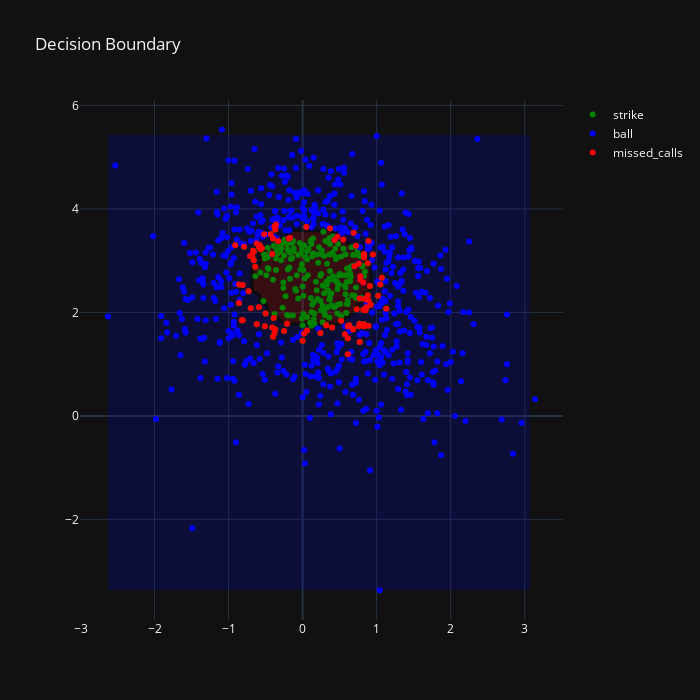

The code cell stored with this chart in its notebook:
### Markdown cell above
## Model Predictions

So, what does this data tell us? Honestly, not a whole lot. Our lack of an ability (at the moment) to compare this to a "rulebook" strikezone means that what we have here is __*a model that predicts Mike Trout's strike zone, as determined by the umpires, for all pitches not swung at, between the start and end date established, with ~90\% accuracy.*__

However, with some assumptions made about the model, we can make some inferences. For instance, with enough data for each player, we can establish their "as-called" strike zone. Given a well generalized model, this could be enough to estalish a strike-zone that is *close enough* to the rulebook strike-zone such that we have confidence in our ability to predict balls and strikes for each player. 

Regardless of what we can do to improve the model or attempt to compare to the rulebook strike zone (more on these in later versions), for now, we can attampt to have some fun with the model we have established. For instance, we have a model that predicts balls and strikes for Mike Trout's strike-zone. It would be interesting to know the following:
-  Which pitch type(s) caused the most false positives/negatives
-  What pitching zones caused the most false positives/negatives
-  Any pitchers get bonuses/rejections when facing Mike Trout
-  Any other interesting metrics

Lets start with the first on that list and identify if any particular pitch caused false positives/negatives. Based on some critical thinking, my initial guess is going to be offspeed pitches (curveball, slider, etc.). Anything meant to fool the batter would likely have the unintended effect of fooling the umpire right?

### Code cell
# Get the predictions for the model based on the training data
ytrain_model = model.predict(Xtrain[features])

# Get false positives/negatives from the model
wrong = ytrain[ytrain != ytrain_model].index

# Grab these indices from the dataset and show them on the plot
Xmissed = Xtrain.loc[wrong]
fig.add_trace(go.Scatter(
    x=Xmissed['plate_x'],
    y=Xmissed['plate_z'],
    mode='markers',
    name='missed_calls',
    marker_color='red'
))

### Figure 1 — Plotly figure (JSON) as saved in the notebook; plotly's stock layout.template omitted (floating-point values rounded to 4 significant figures; data arrays with more than 128 entries replaced by an {"elided": "..."} marker saying what was removed)
{"data": [{"marker": {"color": "green"}, "mode": "markers", "name": "strike", "type": "scatter", "x": {"elided": "269 float values"}, "y": {"elided": "269 float values"}}, {"marker": {"color": "blue"}, "mode": "markers", "name": "ball", "type": "scatter", "x": {"elided": "533 float values"}, "y": {"elided": "533 float values"}}, {"colorscale": [[1, "green"], [0, "blue"]], "hoverinfo": "skip", "line": {"width": 3}, "ncontours": 2, "opacity": 0.25, "showlegend": false, "showscale": false, "type": "contour", "x": [-2.63, -2.53, -2.43, -2.33, -2.23, -2.13, -2.03, -1.93, -1.83, -1.73, -1.63, -1.53, -1.43, -1.33, -1.23, -1.13, -1.03, -0.93, -0.83, -0.73, -0.63, -0.53, -0.43, -0.33, -0.23, -0.13, -0.03, 0.07, 0.17, 0.27, 0.37, 0.47, 0.57, 0.67, 0.77, 0.87, 0.97, 1.07, 1.17, 1.27, 1.37, 1.47, 1.57, 1.67, 1.77, 1.87, 1.97, 2.07, 2.17, 2.27, 2.37, 2.47, 2.57, 2.67, 2.77, 2.87, 2.97, 3.07], "y": [-3.37, -3.27, -3.17, -3.07, -2.97, -2.87, -2.77, -2.67, -2.57, -2.47, -2.37, -2.27, -2.17, -2.07, -1.97, -1.87, -1.77, -1.67, -1.57, -1.47, -1.37, -1.27, -1.17, -1.07, -0.97, -0.87, -0.77, -0.67, -0.57, -0.47, -0.37, -0.27, -0.17, -0.07, 0.03, 0.13, 0.23, 0.33, 0.43, 0.53, 0.63, 0.73, 0.83, 0.93, 1.03, 1.13, 1.23, 1.33, 1.43, 1.53, 1.63, 1.73, 1.83, 1.93, 2.03, 2.13, 2.23, 2.33, 2.43, 2.53, 2.63, 2.73, 2.83, 2.93, 3.03, 3.13, 3.23, 3.33, 3.43, 3.53, 3.63, 3.73, 3.83, 3.93, 4.03, 4.13, 4.23, 4.33, 4.43, 4.53, 4.63, 4.73, 4.83, 4.93, 5.03, 5.13, 5.23, 5.33, 5.43], "z": {"elided": "89x58 int values"}}, {"marker": {"color": "red"}, "mode": "markers", "name": "missed_calls", "type": "scatter", "x": [0.61, 0.88, -0.59, 0.89, 0.83, -0.19, 1.07, -0.36, -0.62, -0.39, 0.61, -0.33, -0.51, 0.86, 0.82, -0.58, 0.43, 0.88, 0.78, 1.05, 0.47, -0.38, -0.4, 0.83, 0.92, 0.02, -0.86, 0.06, 1.13, -0.86, -0.17, -0.91, 0.83, 0.63, -0.5, -0.62, -0.38, -0.81, 0.76, -0.37, 0.24, 0.72, 0.83, 1.02, -0.41, -0.79, -0.37, -0.71, 0.68, -0.21, 0, 0.4, 0.69, -0.59, 0.77, 0.52, -0.25, 0.7, 0.95, -0.41, -0.66, 0.78, -0.82, -0.57, 0.85, -0.52, 0.77, 0.57, 0.89, -0.43, -0.66, -0.73, 0.37, -0.68, 0.73, 0.89, 0.55, 0.77, 0.61, -0.7, 0.76, 0.05, 0.68, -0.81, -0.4, 0.82, -0.64, 0.83, 0.61, -0.67, 0.32, 0.91, -0.55, 0.84], "y": [1.19, 2.95, 2.1, 2.23, 3.13, 3.43, 2.67, 3.7, 1.77, 1.89, 1.73, 3.38, 1.73, 2.1, 2.58, 3.3, 3.4, 2.33, 2.7, 2.54, 3.46, 3.66, 3.43, 3.06, 2.15, 1.59, 2.54, 1.65, 2.07, 2.18, 3.44, 3.3, 1.77, 1.75, 1.98, 3.33, 1.6, 2.53, 2.94, 3.6, 1.6, 3.29, 1.73, 2.32, 1.71, 3.27, 1.67, 3.09, 1.68, 1.78, 1.45, 1.71, 3.54, 3.27, 1.43, 1.84, 1.64, 2.89, 3.12, 3.13, 3.01, 2.63, 1.85, 3.22, 2.04, 3.51, 1.78, 1.58, 1.74, 3.51, 3.17, 2.41, 3.62, 3.07, 2.06, 3.38, 3.41, 2.27, 1.73, 2.08, 1.73, 3.65, 1.67, 1.85, 1.53, 2.05, 2.88, 3.1, 1.5, 3.19, 1.75, 2.51, 3.24, 2.26]}], "layout": {"height": 700, "title": {"text": "Decision Boundary"}, "width": 700}}
